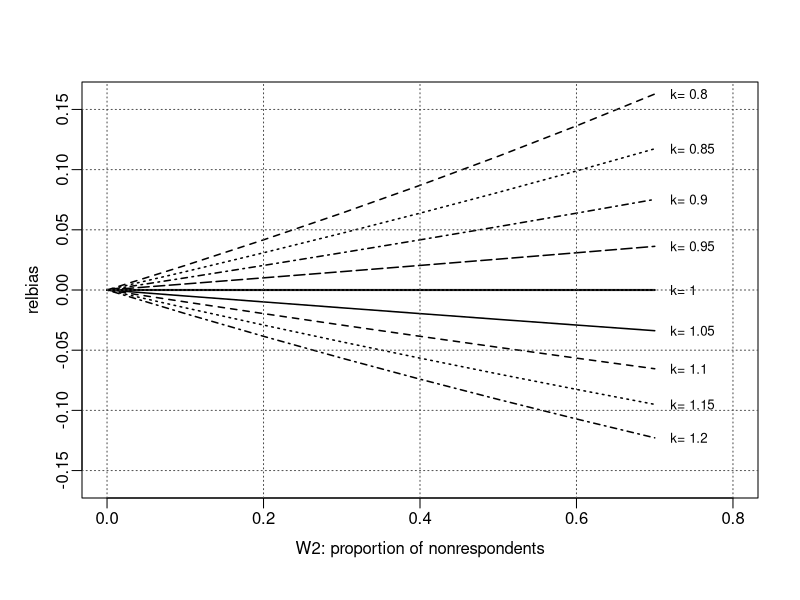

Source code (R):
#*********************************************************************************************************
# FILE:     C:\Projects\Practical Tools Book\Book Chapters\17 Multiphase Designs\Examples\Example 17.3.R                
# PROJECT:  Practical Tools for Designing and Weighting Survey Samples
# DATE:     06/012/2012
# AUTHOR:   R. Valliant
# PURPOSE:  Illustrate potential nonresponse bias with 2 strata example
#*********************************************************************************************************

    # W2 = proportion of nonrespondents
W2 <- seq(0,0.7,0.1)
    # k = ratio of NR stratum mean to R stratum mean
k <- seq(0.8, 1.2, 0.05)


postscript("C:\\Projects\\Practical Tools Book\\Book Chapters\\17 Multiphase Designs\\Examples\\Fig 17.2.eps")

par(mfrow=c(1,1), mgp = c(2,0.5,0))

for (i in 1:length(k)){
    relbias <- W2*(1-k[i]) / (1 - W2*(1-k[i]))
    if (i==1) {plot(W2, relbias, 
                    type="l",
                    lty=2,
                    xlim = c(0,0.8),
                    ylim = c(-0.16, 0.16),
                    lwd = 1.5,
                    xlab = "W2: proportion of nonrespondents")
               L <- length(relbias)
    }
    else {
        if (k[i]==1) lines(W2, relbias, lty=1, lwd = 2)    
        else lines(W2, relbias, lty=i+1, lwd = 1.5)
    }
    
    text(x = W2[L]+0.02, y = relbias[L], paste("k=",k[i]), 
         adj = 0, cex = 0.8)
}
grid(col="gray30")

dev.off()